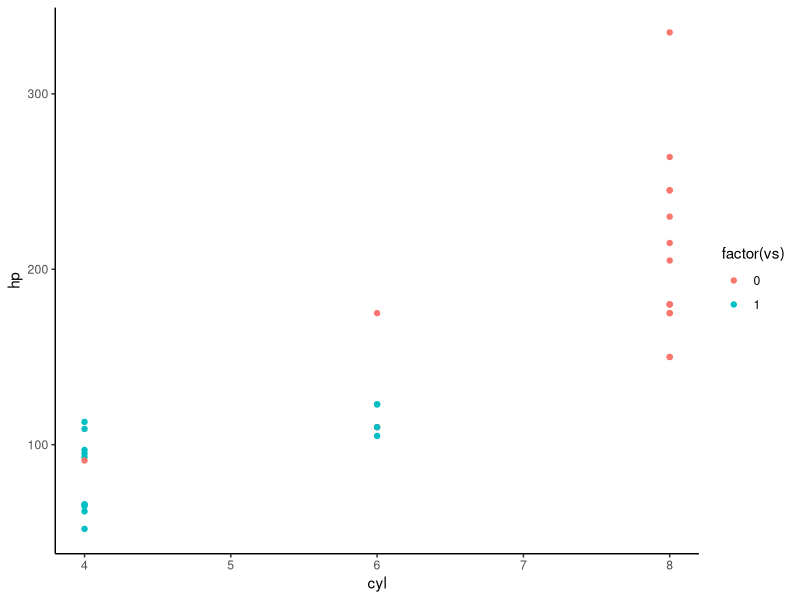

Reproduce this figure in R.
library(tidyverse)

our_data <- mtcars

our_data %>%
  ggplot(
    aes(
      x = cyl,
      y = hp,
      color = factor(vs)
    )
  ) +
  geom_point() +
  theme_classic()
